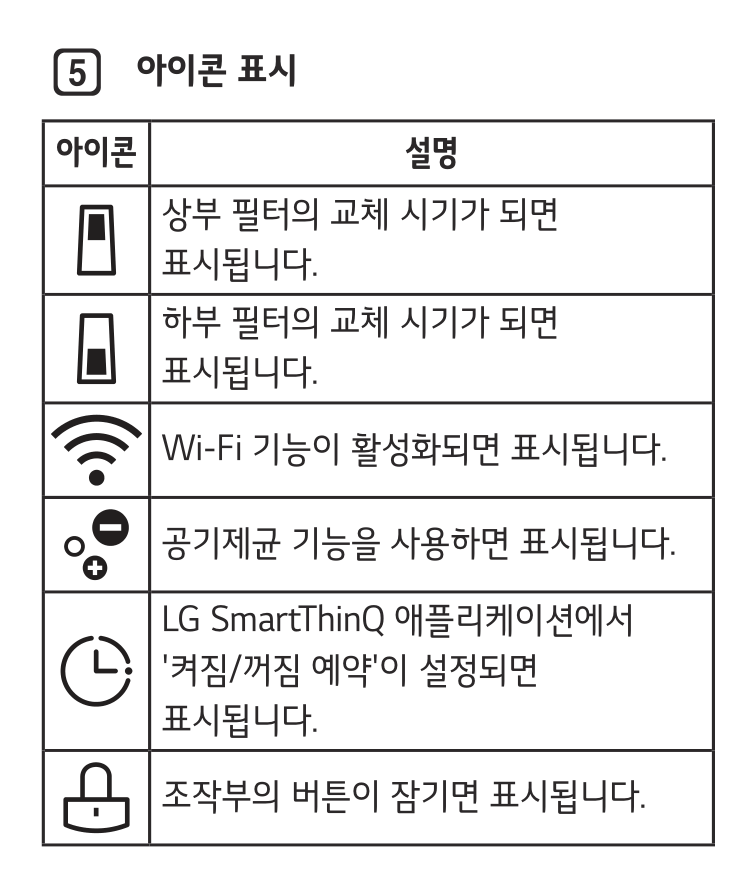
#> input picture data/region_crops/airpurifier_complex/p022_r1.png, 751 x 884 px
$ jupyter execute --allow-errors week11_region_caption.ipynb
#> lines starting #> are read from the running program, lines starting #| are printed output that depends on the picture
### src/region_caption.py
"""
Region-crop captions (WEEK11_TASKS §6) — the Week 9 bottleneck breaker.

Week 9/11 both showed the same ceiling: a *full page* (index-side caption or
query-side vision read) never yields icon shapes, part positions, or
directions. This module goes one level down: detect figure regions on a page,
render each region as its own high-res image (the icon fills the frame), and
caption it into structured JSON.

Pipeline:
    1. detect_regions   — occupancy grid over pymupdf vector drawings
                          (figures are vector line-art, LIM-002: no raster
                          XObjects to extract) → connected components → bboxes.
    2. render_crops     — render each bbox at 300dpi straight from the PDF
                          (vector → sharp at any dpi; the 150dpi full-page
                          limit does not apply to clips).
    3. caption_region   — gpt-4o reads one crop + nearby printed text and
                          returns structured JSON:
                          {summary, elements: [{label, shape,
                           position_in_figure, direction}]}.
                          Page-relative position (상/하/좌/우) is computed
                          geometrically — never asked from the VLM.

Caching mirrors week9 captions: JSON keyed by (category, complexity, page,
region_idx); re-runs never re-pay for finished regions.

MVP scope: the IR8 reference pages (rasterize.IR8_REFERENCE_PAGES). Store
integration (`region_caption_to_document`) is provided but the mm-store
rebuild + IR8 re-evaluation belong to Week 12 (then ADR-012).

Run:  .venv/bin/python -m src.region_caption
"""

import json
from dataclasses import asdict, dataclass
from pathlib import Path

from dotenv import load_dotenv

load_dotenv()

import numpy as np
import pymupdf
from openai import OpenAI
from scipy import ndimage

from .parsing import parse_filename

CAPTION_MODEL = "gpt-4o"
CROP_DPI = 300  # vector art renders sharp at any dpi — icons fill the frame
GRID_CELL_PT = 4.0
DILATE_ITERS = 2  # bridges small gaps between strokes of one figure
MIN_AREA_RATIO = 0.05  # measured: drops header banners (~4%), keeps figures
PAGE_WIDE_RATIO = 0.5  # per-path filter: background/frame rects
# Week 12: 30pt only reached the section heading, so callout numbers came back
# as label="1".."7" with no part names (the label list sits far below the
# figure). Page-wide margin hands the VLM that printed list. This is parity,
# not leakage: the Week 9 page-caption VLM saw the same printed list in the
# page image, and region_caption_to_document indexes caption fields only —
# context_text never enters the store.
CONTEXT_MARGIN_PT = 400.0
CONTEXT_MAX_CHARS = 1500

CROPS_ROOT = Path("data/region_crops")
CACHE_PATH = Path("data/week11_captions_crop.json")


@dataclass
class RegionCrop:
    """One rendered figure region."""

    category: str
    complexity: str
    page: int  # 1-indexed
    region_idx: int
    bbox_pdf: tuple[float, float, float, float]  # PDF points (x0, y0, x1, y1)
    position: str  # page-relative, computed (not VLM-guessed)
    image_path: str
    context_text: str  # printed text near the region (label source)


# ---------------------------------------------------------------------------
# 1. Region detection — occupancy grid over vector drawings
# ---------------------------------------------------------------------------


# [100 lines left out: functions detect_regions, position_label, nearby_text, render_crops, not called in this run]


# ---------------------------------------------------------------------------
# 3. Structured caption — gpt-4o on one region
# ---------------------------------------------------------------------------


# v2 principles kept (describe only what exists, transcribe labels verbatim,
# always check hatching/slashes), narrowed to a single region and forced into
# JSON. Page position is injected, never asked.
REGION_CAPTION_PROMPT = """이 이미지는 LG 가전 한국어 매뉴얼 페이지에서 잘라낸 **하나의 그림 영역**입니다 (300dpi 고해상).
영역의 페이지 내 위치: {position}
영역 주변의 인쇄 텍스트 (라벨 대조용): {context}

이 영역만 보고, JSON으로만 답하세요 (다른 텍스트 없이):
{{"summary": "이 영역이 보여주는 것 한 줄",
  "elements": [
    {{"label": "인쇄된 라벨/콜아웃 텍스트 원문 그대로 (없으면 null)",
      "shape": "보이는 모양 묘사 — 기본 도형(원/사각형/부채꼴 등), 내부 요소(점/선/기호), 빗금·사선·X 표시 여부를 반드시 확인해 적기",
      "position_in_figure": "영역 안에서의 위치 (좌/우/상/하/중앙 조합)",
      "direction": "화살표가 있으면 무엇을 어느 방향으로 움직이는지(끼움/회전/분리), 없으면 null"}}
  ]}}

규칙:
- 실제로 보이는 요소만. 없는 것을 만들어내지 마세요.
- label은 추측 금지 — 인쇄된 텍스트를 그대로 옮기고, 없으면 null.
- **콜아웃 번호(①②③ 또는 1,2,3)가 있으면 지시선을 끝까지 따라가서**, 그 번호가 가리키는 실제 부위를 찾으세요. 위 '주변 인쇄 텍스트'에 라벨 목록이 있으면 번호에 대응하는 라벨을 label에 적으세요 (대응을 확신할 수 없으면 label에 번호만 적고 "대응 불명"이라고 덧붙이세요).
- position_in_figure에는 **번호 상자의 위치가 아니라 지시선이 가리키는 부위의 위치**를 적으세요 (예: 제품 윗면, 본체 하단 앞면).
- 그림에 여러 부위·확대(inset) 원이 있으면 **각각을 별도 element로** 빠짐없이 적으세요.
- 확실하지 않은 세부는 "판별 불가"라고 적으세요."""


# [103 lines left out: functions caption_region, caption_crops, region_caption_to_document, not called in this run]


# ---------------------------------------------------------------------------
# MVP driver — IR8 reference pages
# ---------------------------------------------------------------------------


# (manual dirname, pages) derived from rasterize.IR8_REFERENCE_PAGES
IR8_TARGETS = {
    "airpurifier_complex": [18, 22],
    "waterpurifier_complex": [29],
    "vacuumcleaner_complex": [15, 19],
}


# [24 lines left out: function targets_from_golden_set, not called in this run]


def _pdf_for(dirname: str, pdf_dir: Path = Path("data/raw_pdfs")) -> Path:
    """Map manual dirname to its PDF (filenames carry extra suffixes/typos —
    e.g. 'vaccumcleaner' — so match via parse_filename, not string prefix)."""
    for pdf in sorted(pdf_dir.glob("*.pdf")):
        meta = parse_filename(pdf.name)
        if f"{meta['category']}_{meta['complexity']}" == dirname:
            return pdf
    raise FileNotFoundError(f"no PDF for {dirname} in {pdf_dir}")


# [22 lines that do not run on import are left out]

### w11/week11_region_caption.ipynb
# Week 11 P1 — Region-crop 캡션: 구조 따라가기

> 구현: `src/region_caption.py` · 캐시: `data/week11_captions_crop.json` · crop 이미지: `data/region_crops/`

**왜 이걸 만들었나.** Week 9(인덱스측 페이지 캡션)와 Week 11 agent(질의측 페이지 vision, F2)가 같은 상한에 부딪혔다:
**페이지 전체**를 읽으면 gpt-4o도 작은 아이콘 모양·부품 위치·방향을 못 읽는다.
돌파구는 한 단계 내려가는 것 — **그림 영역만 잘라서 아이콘이 프레임을 채우게** 만들기.

파이프라인은 3단계이고, 이 노트북은 한 단계씩 눈으로 확인한다 (전부 오프라인 — 캡션은 캐시에서 읽음):

```
① detect_regions   vector drawing → 점유 그리드 → 연결 성분 → 영역 bbox
② render_crops     bbox를 PDF에서 300dpi로 직접 렌더 (vector라 얼마든 선명)
③ caption_region   gpt-4o가 crop + 주변 인쇄 텍스트를 읽고 구조화 JSON 반환
```

[cell 1]
import json
import os
from pathlib import Path

if Path.cwd().name == "w11":
    os.chdir("..")
print(Path.cwd())

## ① 영역 검출 — vector drawing의 점유 그리드

매뉴얼 도면은 raster 이미지가 아니라 **vector line-art**다 (LIM-002 — XObject 추출이 안 되는 이유이자,
여기서 `page.get_drawings()`로 접근 가능한 이유). 한 페이지에 path가 ~9,000개라 쌍별 클러스터링은 불가능하고,
대신 **4pt 격자에 drawing rect를 찍고 → 팽창(dilate)으로 획 사이 틈을 메우고 → 연결 성분의 bbox**를 취한다.
페이지 면적 5% 미만은 버림 (헤더 배너 ~4%가 걸러지는 걸 실측으로 확인).

[cell 2]
import pymupdf
from PIL import Image, ImageDraw
from src.region_caption import detect_regions, position_label, _pdf_for

# IR-A3의 무대: airpurifier_complex p22 (상태 표시부 + 아이콘 표)
#> (the rest of this cell did not finish here and is left out)

## ② 300dpi crop — "아이콘이 프레임을 채운다"

150dpi **페이지**에서 못 읽던 아이콘이, 300dpi **crop**에서는 화면 대부분을 차지한다.
vector PDF는 `get_pixmap(clip=bbox, dpi=300)`으로 얼마든지 선명하게 렌더된다 — 추가 비용 없음.

[cell 3]
# 이미 렌더된 crop (python -m src.region_caption 산출물): 아이콘 표 영역
crop = Image.open("data/region_crops/airpurifier_complex/p022_r1.png")
#> crop is the input picture: PIL image 751x884 RGB; mean R, G, B 234.8, 234.5, 234.6
print(f"crop 크기: {crop.size} — 같은 표가 150dpi 페이지에선 절반 이하 폭이었다")
#| crop 크기: (751, 884) — 같은 표가 150dpi 페이지에선 절반 이하 폭이었다
crop.resize((crop.width // 2, crop.height // 2))
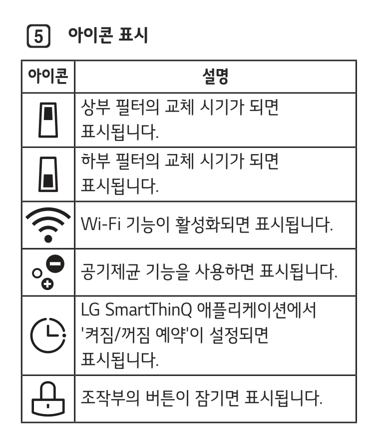
#> Out: PIL image 375x442 RGB; mean R, G, B 234.2, 233.9, 234


$ run again, with data/sample_images_150/airpurifier_complex/p002.png copied over data/region_crops/airpurifier_complex/p022_r1.png
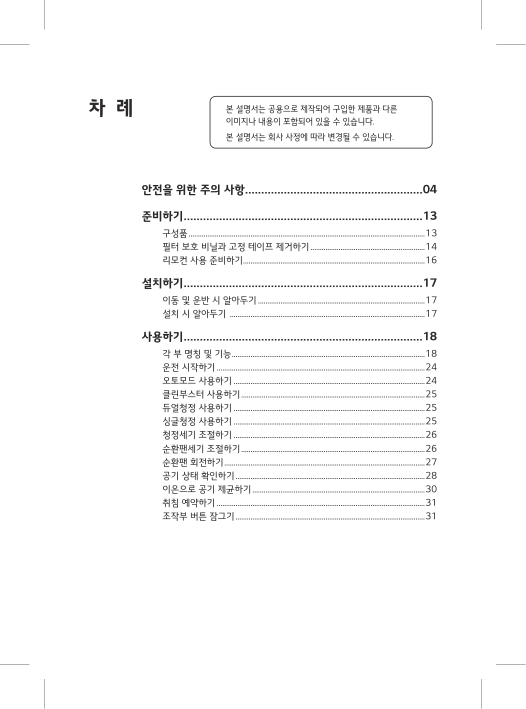
#> input picture data/sample_images_150/airpurifier_complex/p002.png, 1052 x 1418 px (shown at 1/2 size)
#> crop is the input picture: PIL image 1052x1418 RGB; mean R, G, B 250.5, 250.5, 250.5
#| crop 크기: (1052, 1418) — 같은 표가 150dpi 페이지에선 절반 이하 폭이었다
#> `crop.resize((crop.width // 2, crop.height // 2))`:
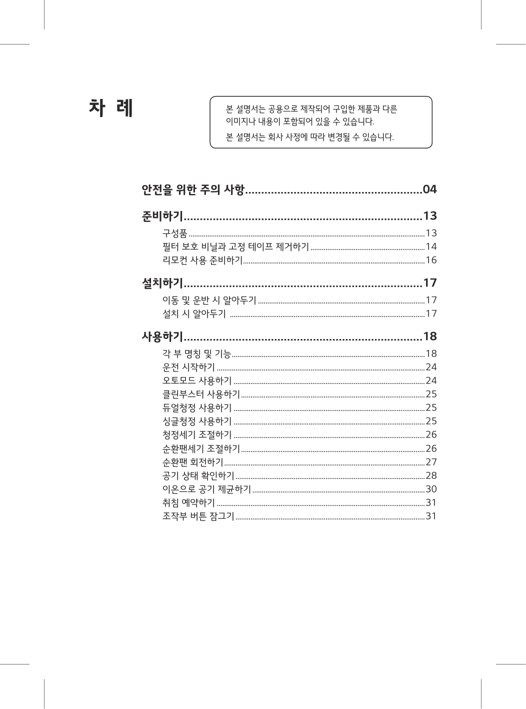
#> Out: PIL image 526x709 RGB; mean R, G, B 250.3, 250.3, 250.3

$ run again, with data/sample_images_150/airpurifier_complex/p005.png copied over data/region_crops/airpurifier_complex/p022_r1.png
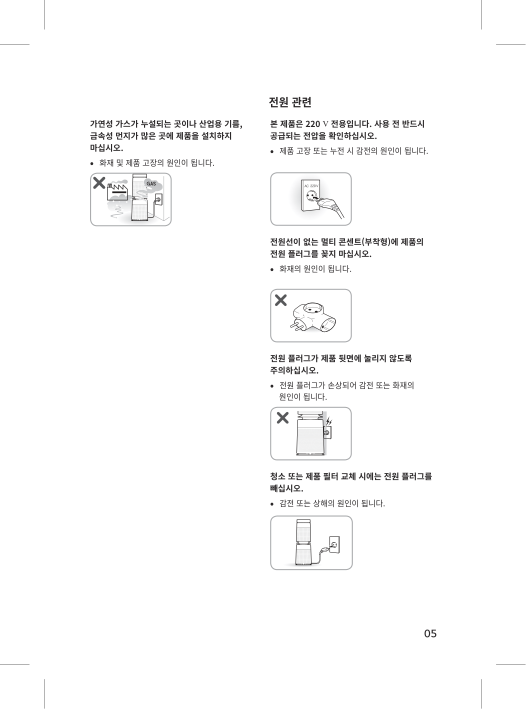
#> input picture data/sample_images_150/airpurifier_complex/p005.png, 1052 x 1418 px (shown at 1/2 size)
#> crop is the input picture: PIL image 1052x1418 RGB; mean R, G, B 251.1, 251.1, 251.1
#| crop 크기: (1052, 1418) — 같은 표가 150dpi 페이지에선 절반 이하 폭이었다
#> `crop.resize((crop.width // 2, crop.height // 2))`:
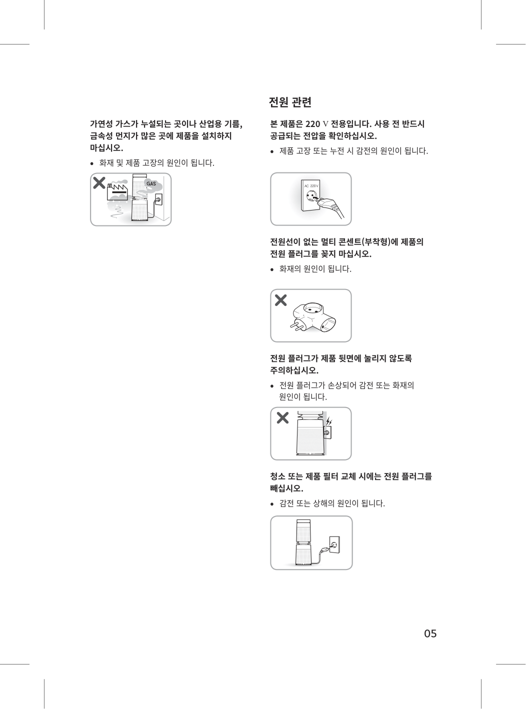
#> Out: PIL image 526x709 RGB; mean R, G, B 251, 251, 251

$ run again, with data/sample_images_150/airpurifier_complex/p006.png copied over data/region_crops/airpurifier_complex/p022_r1.png
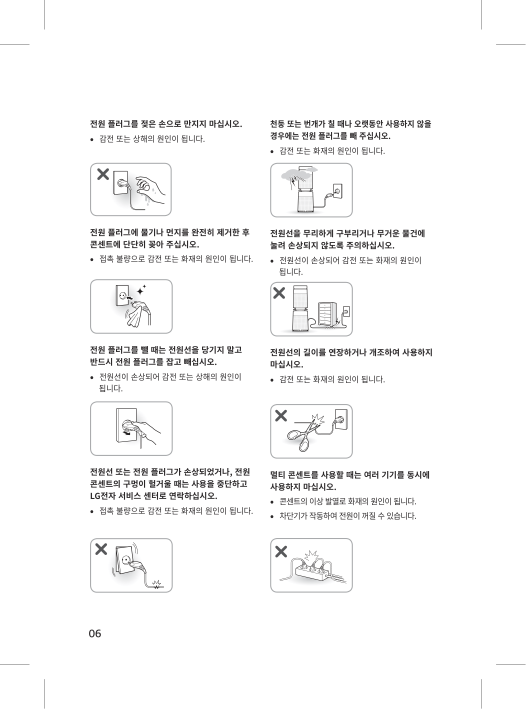
#> input picture data/sample_images_150/airpurifier_complex/p006.png, 1052 x 1418 px (shown at 1/2 size)
#> crop is the input picture: PIL image 1052x1418 RGB; mean R, G, B 248.6, 248.5, 248.5
#| crop 크기: (1052, 1418) — 같은 표가 150dpi 페이지에선 절반 이하 폭이었다
#> `crop.resize((crop.width // 2, crop.height // 2))`:
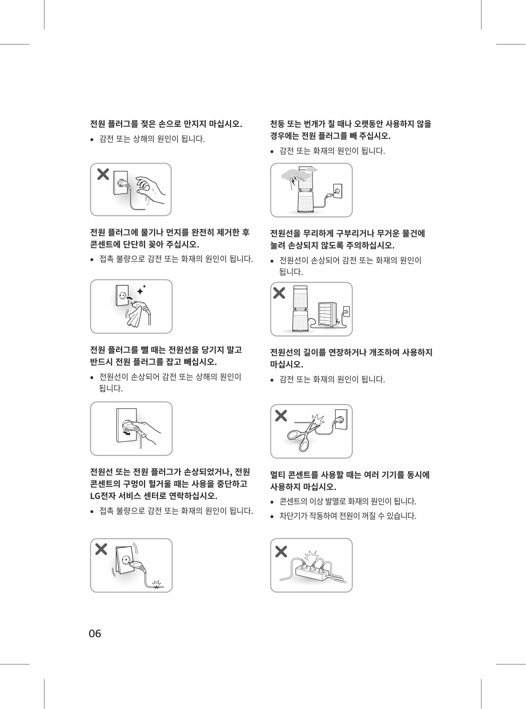
#> Out: PIL image 526x709 RGB; mean R, G, B 248.4, 248.3, 248.4
